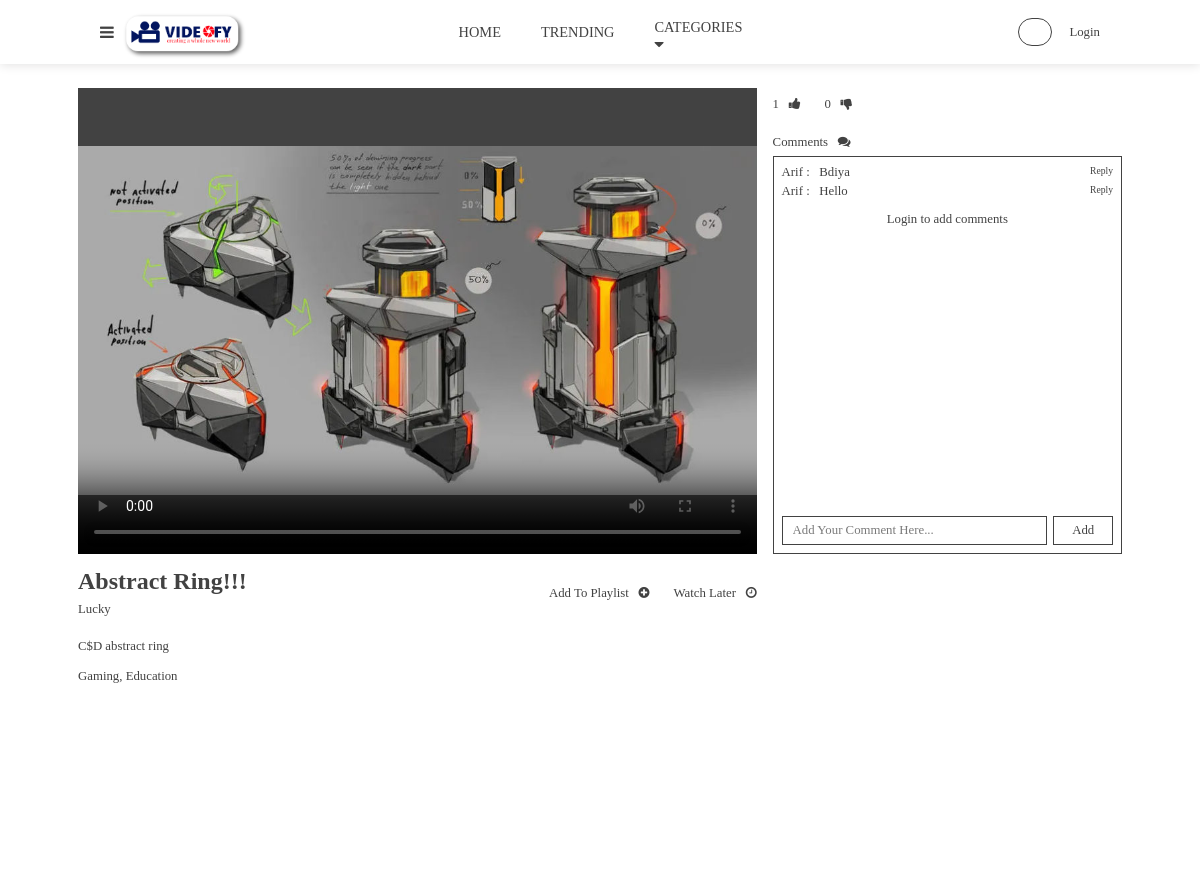
The page /users/videoDisplay/7/ on the database its author committed.
### users/models.py (models this page shows, shortened)
class UserVideo(models.Model):
    videoCat = (
        ('Music','Music'),
        ('Movies','Movies'),
        ('Gaming','Gaming'),
        ('Education','Education'),
        ('Fashion','Fashion'),
    )
    user = models.ForeignKey(User,on_delete=models.CASCADE,null=True,blank=True,default=1)
    video = models.FileField(null=True,blank=True)
    videoName = models.CharField(max_length=50,null=True,blank=True)
    videoPic = models.ImageField(null=True,blank=True)
    description = models.TextField(max_length=800,null=True,blank=True)
    likes = models.ManyToManyField(User,related_name='video_likes',null=True,blank=True)
    dislikes = models.ManyToManyField(User,related_name='video_dislikes',null=True,blank=True)
    category = MultiSelectField(choices=videoCat,max_choices=4,default=1)
    watchLater = models.ManyToManyField(User,related_name='watch_later',null=True,blank=True)
    history = models.ManyToManyField(User,related_name='user_history',null=True,blank=True)
    trending = models.BooleanField(null=True,blank=True,default=False)
    trendingTop5 = models.BooleanField(null=True,blank=True,default=False)
    def total_like(self):
        return self.likes.count()
    def total_dislike(self):
        return self.dislikes.count()

class Comments(models.Model):
    video = models.ForeignKey(UserVideo,on_delete=models.CASCADE)
    user = models.ForeignKey(User,on_delete=models.CASCADE)
    reply = models.ForeignKey('Comments',null=True,related_name='replies',on_delete=models.CASCADE)
    content = models.TextField(max_length=150)
    timestamp = models.DateTimeField(auto_now_add=True)

### users/views.py (the view, shortened to what this page needs)
# urls.py: path('videoDisplay/<int:videoId>/',VideoDisplay,name='videoDisplay'),
def VideoDisplay(request,videoId):
    video = UserVideo.objects.filter(id=videoId).first()
    comment = Comments.objects.filter(video=video,reply=None).order_by('-id')
    if request.user.is_authenticated:
        video.history.add(request.user)
    liked = False
    if video.likes.filter(id = request.user.id):
        liked = True
    disliked = False
    if video.dislikes.filter(id = request.user.id):
        disliked = True
    watchLater = False
    if video.watchLater.filter(id = request.user.id):
        watchLater = True
    vCat = video.category
    vList = list(vCat)
    for k in vList:
        relatedVideo = UserVideo.objects.filter(Q(category__icontains = k) | Q(videoName__icontains = video.videoName)).exclude(id=video.id)
    total_likes = video.total_like()
    total_dislikes = video.total_dislike()
    d = {'video':video,'relatedVideo':relatedVideo,'total_likes':total_likes,'total_dislikes':total_dislikes,'liked':liked,'disliked':disliked,'watchLater':watchLater,'comment':comment}
    if request.user.is_authenticated:
        playlist = UserPlayList.objects.filter(user=request.user).all()
        d = {'video':video,'relatedVideo':relatedVideo,'total_likes':total_likes,'total_dislikes':total_dislikes,'liked':liked,'disliked':disliked,'watchLater':watchLater,'playlist':playlist,'comment':comment}
    if request.is_ajax():
        html = render_to_string('comment_section.html',d,request=request)
        return JsonResponse({'form':html})
    return render(request,'videoSingle.html',d)

### templates/videoSingle.html (shortened to what this page needs)
{% extends 'main.html' %}
{% block body %}
{% load static %}
<div class="videoSingleContainer">
  <div class="videoSingleTop">
    <div class="videoDisplay">
      <video id="my-video" class="video-js vjs-big-play-centered" controls preload="auto" controlsList="nodownload"
        poster="{{ video.videoPic.url }}">
        <source src="{{ video.video.url}}" type="video/mp4" />
      </video>
    </div>
    <div class="videosActions">
      <div id="like-section" style="height:2rem;display:flex;align-items:center">
        {% include 'like_section.html' %}
      </div>
      <div class="videoComments">
      {% include 'comment_section.html' %}
    </div>
    </div>
  </div>
  <div class="videoSingleMid">
    <div class="VideoSingleMidContent">
      <div class="videoNameAndAction">
        <div class="videoInfo">
          <h3>{{ video.videoName }}</h3>
          <a href="{% url 'displayVideoUser' video.user.id %}">
            <p>{{ video.user.username}}</p>
          </a>
        </div>
        <div class="videoSaveActions">
          <p class="addToPlaylistBtn">Add To Playlist &nbsp; <i class="fa fa-plus-circle"></i></p>
          <div id="watchlater-section">
            {% include 'watchlater_section.html' %}
          </div>
        </div>
      </div>
      <div class="videoDescrription">
        <p>{{ video.description }}</p>
        <br>
        <p>{{ video.category }}</p>
      </div>
    </div>
  </div>
  <br>
  <br>
</div>
{% endblock body %}

### templates/comment_section.html (shortened to what this page needs)
<p>Comments &nbsp; <i class="fa fa-comments"></i></p>
<div class="videoCommentsContainer">
  <div class="doneComments">
    {% for k in comment %}
    <div class="commentAndReply">
      <p>{{ k.user.username|capfirst }} : &nbsp; {{ k.content|capfirst }}</p>
      <a>
        <p class="commentReplyBtn" style="position: relative">
          <button class="openReply" style="position: absolute; right: 0">
            Reply
          </button>
        </p>
      </a>
    </div>
    {% endfor %} {% if not request.user.is_authenticated %}
    <p style="text-align: center; margin-top: 0.5rem">Login to add comments</p>
    {% endif %}
  </div>
  <div class="addComment">
    <form action="" class="comment-form" method="POST">
      <input
        type="text"
        placeholder="Add Your Comment Here..."
        name="content"
        required
      />
      {% if request.user.is_authenticated %}
      <button class="addCommentBtn" name="addCommentBtn" type="submit">
        Add
      </button>
      {% else %}
      <button class="addCommentBtn" name="addCommentBtn" type="submit" disabled>Add</button>
      {% endif %}
    </form>
  </div>
</div>

### static/stylea.css (style rules this page uses)
:root { --tnav-bg:#fff; --content:#424242; --body-bg:#fff; --tnav-shadow:#E2E1E1; --snav-bg:#fff; --hover-color:#ff4f58ff; }
a { color: var(--content); }
* { padding: 0; margin: 0; box-sizing: border-box; text-decoration: none; font-family: Playfair Display; outline: none; }
html,body { height: 100%; width: 100%; background-color: var(--body-bg); }
html { font-size: 100%; }
body { overflow: hidden; }
.historyVideoBottom h3, i { cursor: pointer; position: relative; }
.videoSingleContainer { height: 100%; width: 100%; display: flex; flex-direction: column; align-items: center; color: var(--content); padding-top: 1.5rem; overflow-y: auto !important; flex-wrap: nowrap; }
.videoSingleTop { flex: 0 0 auto; height: 60%; width: 87%; display: flex; justify-content: space-between; }
.videoDisplay { height: 100%; width: 65%; position: relative; background-color: var(--content); }
.videoDisplay video { height: 100% !important; width: 100% !important; }
.videosActions { display: flex; flex-direction: column; width: 35%; height: 100%; justify-content: space-between; }
.videosActions p { font-size: .8rem; }
.videoComments { height: 90%; width: 100%; display: flex; flex-direction: column; padding-left: 1rem; justify-content: space-between; }
.videoCommentsContainer { height: 95%; overflow-y: auto; width: 100%; background-color: var(--body-bg); display: flex; flex-direction: column; border: .0625rem solid var(--content); padding: .5rem; justify-content: space-between; }
.doneComments { display: flex; flex-direction: column; gap: .3rem; }
.commentAndReply { display: flex; justify-content: space-between; }
.commentReplyBtn { cursor: pointer; font-size: .6rem !important; }
.openReply { border: none; color: var(--content); background-color: inherit; cursor: pointer; font-size: .6rem; }
.addComment form { display: flex; justify-content: space-between; width: 100%; height: 1.8rem; }
.addComment button { height: 100%; width: 18%; background-color: var(--body-bg); font-size: .8rem; border: .0625rem solid var(--content); outline: none; cursor: pointer; color: var(--content); }
.addComment input { width: 80%; height: 100%; color: var(--content); outline: none; padding-left: .625rem; font-size: .8rem; border: .0625rem solid var(--content); background-color: var(--body-bg); }
.addComment input::placeholder { color: var(--content); opacity: 0.7; }
.videoSingleMid { flex: 0 0 auto; height: 50%; width: 87%; }
.VideoSingleMidContent { display: flex; flex-direction: column; height: 100%; width: 65%; }
.videoNameAndAction { padding:2rem 0 ; height: 20%; width: 100%; display: flex; align-items: center; justify-content: space-between; }
.videoInfo h3 { font-size: 1.5rem; margin-bottom: .425rem; }
.videoInfo p { font-size: .8rem; }
.videoSaveActions { height: 100%; display: flex; gap: 1.5rem; }
.videoSaveActions p { cursor: pointer; font-size: .8rem; }
.videoDescrription { height: 80%; width: 100%; overflow-y: auto; background-color: var(--body-bg); padding-top: .5rem; font-size: .8rem; color: var(--content); }

### templates/videoSingle.html (style rules this page uses)
.videoDisplay { background-color: red; }
.videoDisplay video { height: 100% !important; width: 100% !important; }

### rows shown on the page
Comments: user.username "Arif", content "Bdiya"
Comments: user.username "Arif", content "Hello"
UserVideo: videoName "Abstract Ring!!!", user.username "Lucky", description "C$D abstract ring", category "Gaming, Education"

### other values the page prints
{{ total_likes }} "1"
{{ total_dislikes }} "0"
